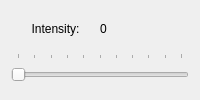
                    <widget class="QWidget" name="page_intensity">
                     <layout class="QGridLayout" name="gridLayout_2">
                      <item row="0" column="0">
                       <layout class="QVBoxLayout" name="verticalLayout_4">
                        <item>
                         <layout class="QHBoxLayout" name="horizontalLayout_5">
                          <property name="spacing">
                           <number>0</number>
                          </property>
                          <property name="sizeConstraint">
                           <enum>QLayout::SetMinimumSize</enum>
                          </property>
                          <item>
                           <widget class="QLabel" name="label_intensity">
                            <property name="sizePolicy">
                             <sizepolicy hsizetype="Preferred" vsizetype="Minimum">
                              <horstretch>0</horstretch>
                              <verstretch>0</verstretch>
                             </sizepolicy>
                            </property>
                            <property name="maximumSize">
                             <size>
                              <width>16777215</width>
                              <height>25</height>
                             </size>
                            </property>
                            <property name="text">
                             <string>Intensity:</string>
                            </property>
                            <property name="alignment">
                             <set>Qt::AlignCenter</set>
                            </property>
                            <property name="buddy">
                             <cstring>slider_intensity</cstring>
                            </property>
                           </widget>
                          </item>
                          <item>
                           <widget class="QLabel" name="label_intensity_value">
                            <property name="sizePolicy">
                             <sizepolicy hsizetype="Minimum" vsizetype="Minimum">
                              <horstretch>0</horstretch>
                              <verstretch>0</verstretch>
                             </sizepolicy>
                            </property>
                            <property name="text">
                             <string>0</string>
                            </property>
                            <property name="alignment">
                             <set>Qt::AlignLeading|Qt::AlignLeft|Qt::AlignVCenter</set>
                            </property>
                           </widget>
                          </item>
                         </layout>
                        </item>
                        <item>
                         <widget class="QSlider" name="slider_intensity">
                          <property name="sizePolicy">
                           <sizepolicy hsizetype="Expanding" vsizetype="Preferred">
                            <horstretch>0</horstretch>
                            <verstretch>0</verstretch>
                           </sizepolicy>
                          </property>
                          <property name="cursor">
                           <cursorShape>PointingHandCursor</cursorShape>
                          </property>
                          <property name="maximum">
                           <number>100</number>
                          </property>
                          <property name="orientation">
                           <enum>Qt::Horizontal</enum>
                          </property>
                          <property name="tickPosition">
                           <enum>QSlider::TicksAbove</enum>
                          </property>
                          <property name="tickInterval">
                           <number>10</number>
                          </property>
                         </widget>
                        </item>
                       </layout>
                      </item>
                     </layout>
                    </widget>
